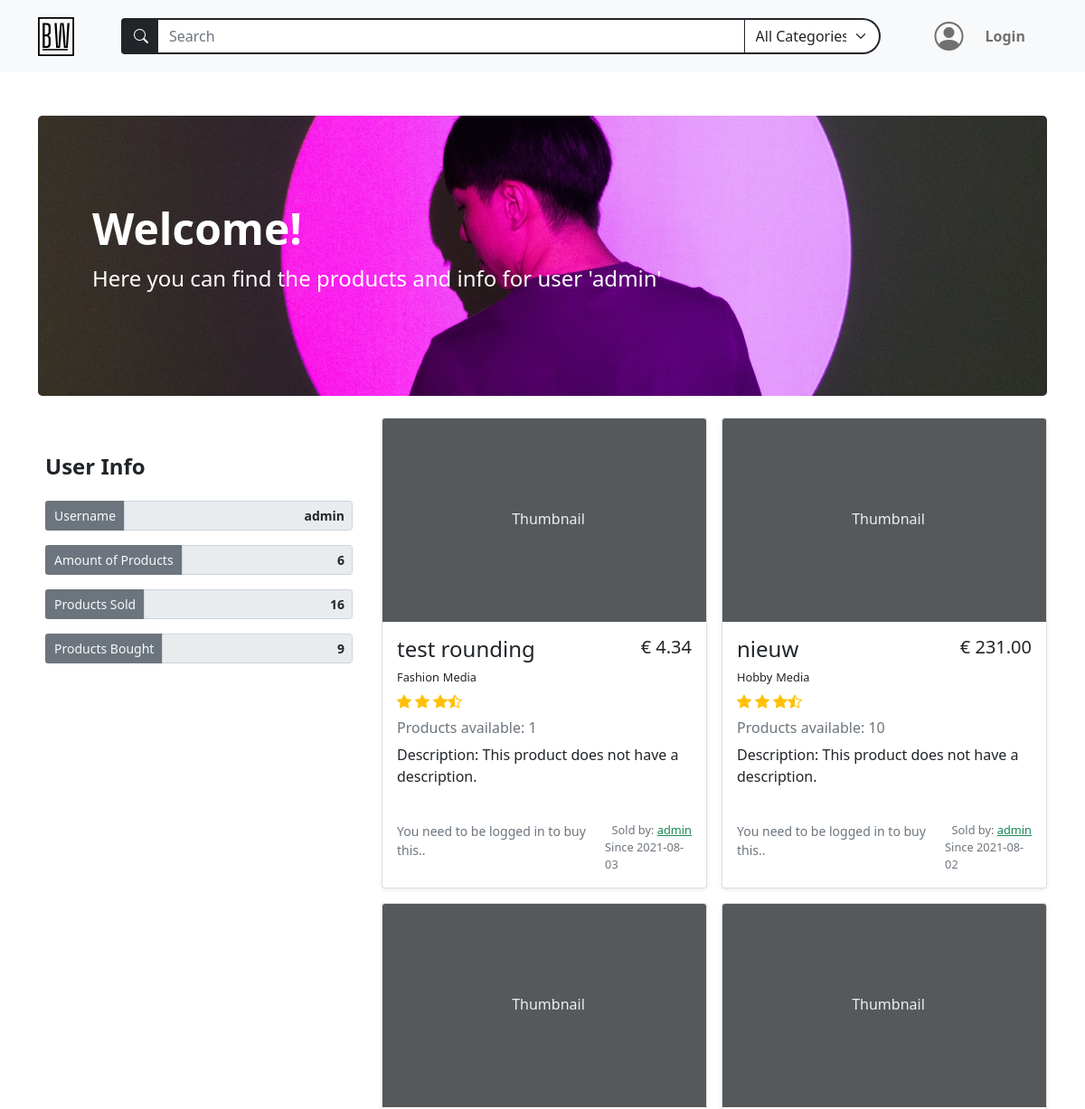
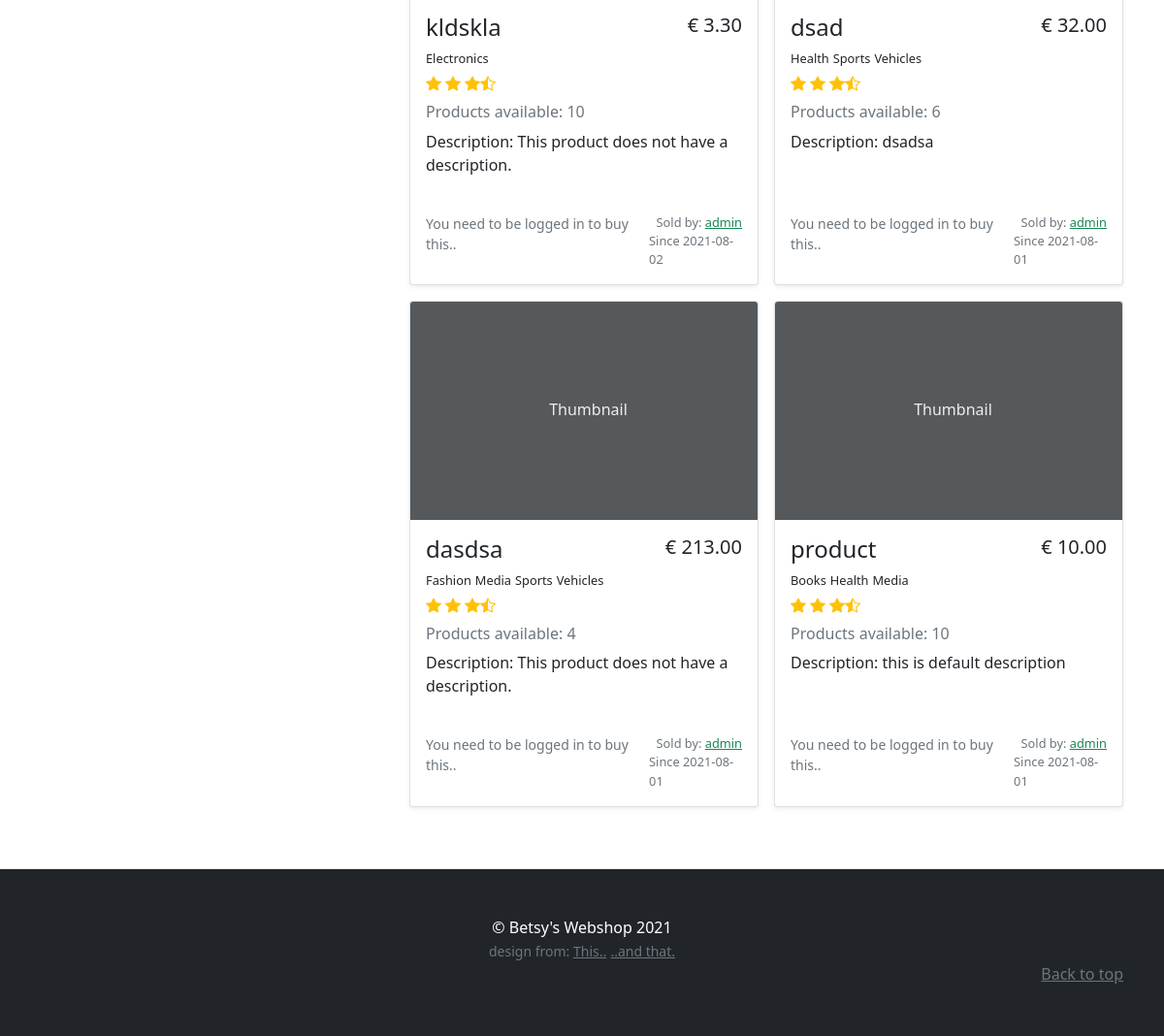
Before: /users/1 with the older database file (2 pictures, top to bottom).
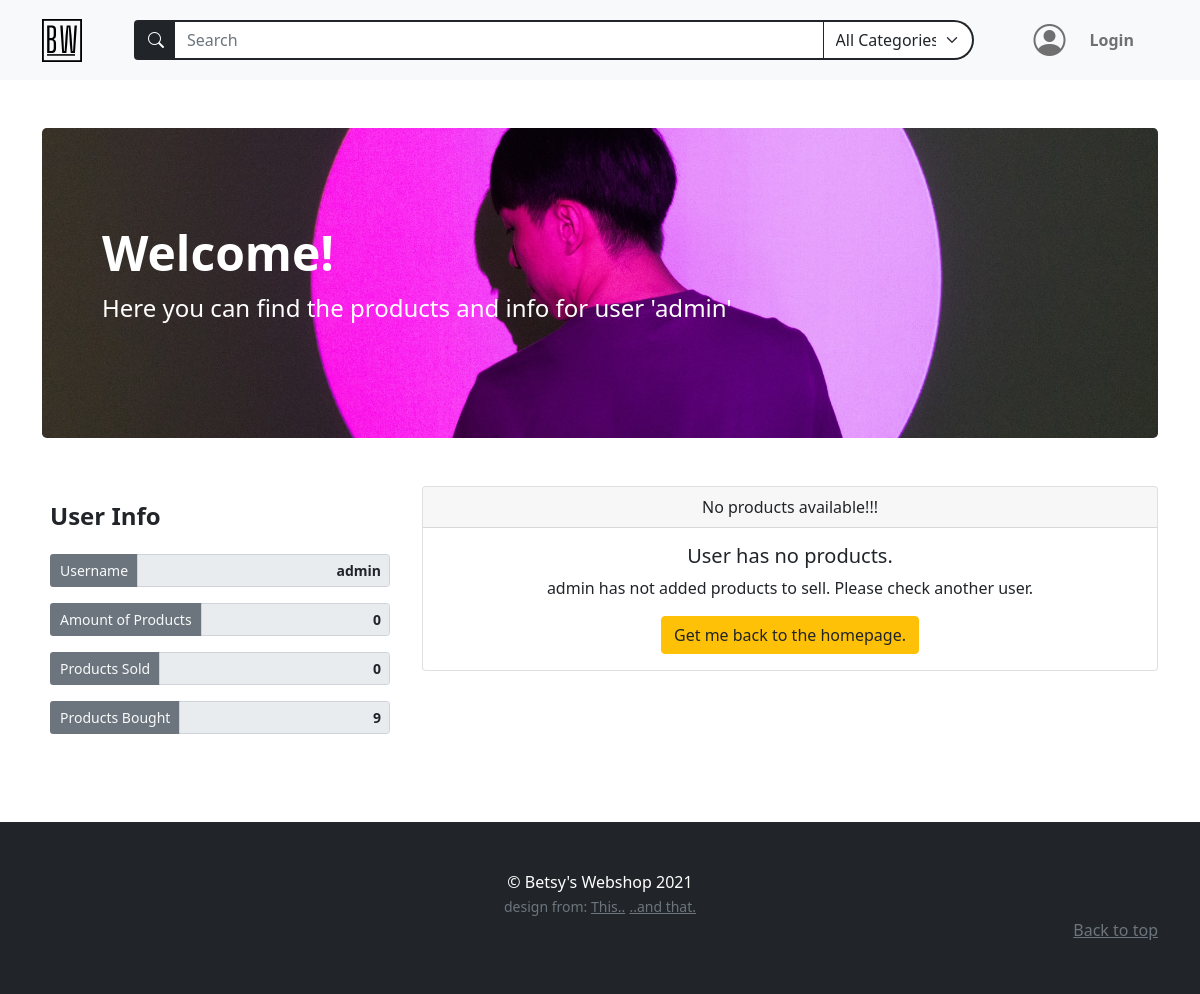
After: the same page with the newer database file.
### models.py (models this page shows)
class BaseModel(db_wrapper.Model):
    class Meta:
        database = db

class User(BaseModel, UserMixin):
    first_name = CharField(index=True, max_length=30, null=True, default="")
    last_name = CharField(max_length=120, null=True, default="")
    address = CharField(max_length=200, null=True, default="")
    city = CharField(max_length=50, null=True, default="")
    country = CharField(max_length=50, null=True)
    cc_number = IntegerField(null=True, default="")
    username = CharField(index=True, max_length=30, unique=True)
    email = CharField(index=True, max_length=50, unique=True)
    password = CharField(max_length=20)

class Product(BaseModel):
    name = CharField(max_length=50)
    description = TextField(null=True)
    price_per_unit = DecimalField(
        constraints=[Check("price_per_unit >= 0")],
        decimal_places=2,
        auto_round=True,
        null=True,
        default=0,
        max_digits=10,
    )
    stock = IntegerField(default=1)
    owner = ForeignKeyField(User, backref="products")
    date_posted = DateTimeField(formats="%Y-%m-%d %H:%M", default=datetime.now())

class ProductTag(BaseModel):
    product = ForeignKeyField(Product, index=True, backref="tags")
    tag = ForeignKeyField(Tag, index=True, backref="products")

class Tag(BaseModel):
    name = CharField(unique=True, max_length=30)

### routes.py (the view)
@app.route("/users/<int:user_id>")
def user_profile(user_id):
    register_form = RegistrationForm(prefix="register_form")
    login_form = LoginForm(prefix="login_form")
    search_form = SearchForm(prefix="search_form")
    user_products = list_user_products(user_id)
    search_form.search_tag.choices = get_alpha_tag_names()
    users = User.select().where(User.id == user_id)
    user = get_object_or_404(users, User.id == user_id)
    return render_template(
        "user_profile.html",
        title=user.username,
        user=user,
        user_products=user_products,
        all_products=Product.select(),
        login_form=login_form,
        register_form=register_form,
        search_form=search_form,
        transactions_sold=get_user_sold_transactions(user_id),
        transactions_bought=get_user_bought_transactions(user_id),
        bannerinfo={
            "banner_bg": "user-profile-banner",
            "banner_h1": "Welcome!",
            "banner_text": f"Here you can find the products and info for user '{user.username}'",
        },
    )

### forms.py (shortened to what this page needs)
class RegistrationForm(FlaskForm):
    username = StringField(
        "Username",
        validators=[InputRequired(), Length(min=2, max=30)],
    )
    email = StringField(
        "Email", validators=[InputRequired(), Length(min=5, max=50), Email()]
    )
    password = PasswordField(
        "Set Password",
        validators=[
            InputRequired(),
            EqualTo(
                "password_confirm", message="Password must be identical in both inputs"
            ),
            Length(min=5, max=20),
        ],
    )
    password_confirm = PasswordField("Confirm Password")
    submit = SubmitField("Sign Up")

class LoginForm(FlaskForm):
    email = StringField(
        "Email", validators=[InputRequired(), Length(min=2, max=50), Email()]
    )
    password = PasswordField("Your Password", validators=[InputRequired()])
    login = SubmitField("Login!")

### main.py (called while the page is built)
def list_user_products(user_id) -> list[Product]:
    user_products = (
        Product.select()
        .join(User)
        .where(Product.owner == user_id)
        .order_by(Product.id.desc())
    )
    return user_products

def get_alpha_tag_names() -> tuple[Tag]:
    tags = Tag.select().order_by(Tag.name)
    tag_list = [(tag.name, tag.name) for tag in tags]
    tag_list.insert(0, ("All", "All Categories"))
    return tag_list

def get_user_sold_transactions(user_id) -> list[Transaction]:
    transactions = (
        Transaction.select()
        .join(Product)
        .join(User)
        .where(Transaction.product_bought.owner.id == user_id)
    )
    return [transaction for transaction in transactions]

def get_user_bought_transactions(user_id) -> list[Transaction]:
    transactions = (
        Transaction.select().join(User).where(Transaction.buyer.id == user_id)
    )
    return [transaction for transaction in transactions]

### templates/user_profile.html
{% extends 'base.html' %} {% block content %}
{% macro user_profile(name="", value="", class="form-control border border-2
border-secondary") %}
<div class="form-group col-md-12">
  <div class="input-group input-group-sm">
    <span
      class="
        input-group-text
        bg-secondary
        text-light
        border border-2 border-secondary
      "
      >{{name}}
    </span>
    <input
      class="form-control text-end fw-bold"
      type="text"
      value="{{value}}"
      aria-label="Disabled input example"
      disabled
      readonly
    />
  </div>
</div>
{% endmacro %}
<div class="container mb-3 py-5">
  {% include "banner.html" %}
  <div class="row">
    <div class="col-lg-4">
      <div class="position-sticky my-4 container p-0" style="top: 6rem">
        <div class="row g-3 m-auto">
          <div class="d-flex justify-content-between">
            <h4 class="mb-2 fw-bolder">User Info</h4>
          </div>
          {{user_profile(name="Username", value= user.username)}}
          {{user_profile(name="Amount of Products", value= user_products |
          length)}}
          {{user_profile(name="Products Sold", value= transactions_sold |
          length)}}
          {{user_profile(name="Products Bought", value= transactions_bought |
          length)}}
        </div>
      </div>
    </div>
    <div class="col-lg-8 container ms-0">
      {% if user_products | length == 0 %}
      <div class="card text-center my-4">
        <div class="card-header">No products available!!!</div>
        <div class="card-body">
          <h5 class="card-title">User has no products.</h5>
          <p class="card-text">
            {{user.username}} has not added products to sell. Please check
            another user.
          </p>
          <a href="{{url_for('home')}}" class="btn btn-warning text-dark"
            >Get me back to the homepage.</a
          >
        </div>
      </div>
      {% else %}
      <div class="album">
        <div class="row row-cols-1 row-cols-md-2 g-3">
          {% for product in user_products %} {% include
          "product_in_search_results.html" %} {% endfor %}
        </div>
      </div>
      {% endif %}
    </div>
  </div>
</div>
{% endblock content %}

### templates/base.html (shortened to what this page needs)
<!DOCTYPE html>
<html lang="en" class="h-100">
  <head>
    <link
      href="https://cdn.jsdelivr.net/npm/bootstrap@5.0.2/dist/css/bootstrap.min.css"
      rel="stylesheet"
    />
    <link
      href="{{url_for('static', filename='styles.css')}}"
      rel="stylesheet"
    />
    <link
      href="https://cdn.jsdelivr.net/npm/bootstrap-icons@1.5.0/font/bootstrap-icons.css"
      rel="stylesheet"
    />
  </head>
  <body class="d-flex flex-column h-100">
    <main>
      {% include "navbar.html" %}
       {% block content%} {% endblock content %}
    </main>
    {% include "footer.html" %}
  </body>
</html>

### templates/navbar.html (shortened to what this page needs)
<nav
  class="navbar navbar-expand-md navbar-light bg-light sticky-top"
>
  <div class="container">
    <a class="navbar-brand" href="{{url_for('home') }}"
      ><img
        src="{{url_for('static', filename='assets/brand.svg')}}"
        alt=""
        width="40"
        class="d-inline-block align-text-top"
    /></a>
        {% include "searchbar.html" %}
      <ul class="navbar-nav mb-2 mb-lg-0 ms-lg-4 mx-2">
        {% if current_user.is_authenticated %}
        <li class="nav-item dropdown">
          <div class="profile-icon-container" id="navbarDropdown" data-bs-toggle="dropdown" aria-expanded="false" >
                <i class="bi bi-person-circle mx-3 profile-icon"></i>
          </div>
          <ul class="dropdown-menu" aria-labelledby="navbarDropdown">
            <li>
              <a class="dropdown-item" href="{{ url_for('account') }}"
                >Account</a
              >
            </li>
            <li><hr class="dropdown-divider" /></li>
            <li>
              <a class="dropdown-item" href="{{url_for('logout')}}">Logout</a>
            </li>
          </ul>
        </li>
        <li class="d-flex cart-icon position-relative" type="button" data-bs-toggle="offcanvas" data-bs-target="#offcanvasCart" aria-controls="offcanvasCart" >
          <i class="bi bi-cart4" style="font-size: 2rem;"></i>
          <span class="position-absolute bottom-0 start-100 translate-middle badge rounded-pill bg-danger" style="font-size: .7rem;">{{session['cart'] | length}}</span>
        </li>
        {% else %}
        <li
          class="nav-link fw-bolder d-flex align-items-center login-btn"
          data-bs-toggle="modal"
          href="#loginModalToggle"
          role="button"
        >
          <i
            class="bi bi-person-circle mx-3 login-icon"
            style="font-size: 2rem"
          ></i>
          <a class="nav-link" role="button">Login</a>
        </li>
        {% endif %}
      </ul>
    </div>
</nav>

### templates/searchbar.html (shortened to what this page needs)
<form action="{{url_for('search')}}" method="POST" class="container ms-4">
  <div class="input-group">
    <span
      class="input-group-text bg-dark border border-2 border-dark border-end-0"
      id="searchIconBackground"
    >
      <i class="bi bi-search" style="color: white">
      </i>
    </span>
    {{search_form.search_term(class="position-relative form-control rounded-0
    btn-dark bg-white text-dark border-2 border-start-0",
    placeholder="Search")}}
    {{search_form.search_tag(id="categorySelect", class="form-select rounded-0
    border-end-3 btn-light bg-white text-dark border border-dark border-2
    border-start-0", style="max-width:150px")}}
  </div>
</form>

### templates/banner.html (shortened to what this page needs)
{% if bannerinfo %}
<div class="p-5 mb-4 bg-dark rounded-3 {{bannerinfo.banner_bg}} banner">
  <div class="container-fluid py-5">
    <h1 class="display-5 fw-bold text-white">{{bannerinfo.banner_h1}}</h1>
    <p class="col-md-8 fs-4 text-white">{{bannerinfo.banner_text}}</p>
  </div>
</div>
  {% endif %}

### templates/footer.html
<footer class="py-5 bg-dark footer mt-auto">
  <div class="container text-center">
    <p class="m-0 text-white">&copy; Betsy's Webshop 2021</p>
    <small class="text-muted">design from: </small>
    <small class="text-muted"
      ><a
        class="text-muted"
        href="https://startbootstrap.com/template/shop-homepage"
        >This..</a
      ></small
    >
    <small class="text-muted"
      ><a class="text-muted" href="https://getbootstrap.com/docs/5.0/examples/"
        >..and that.</a
      ></small
    >
    <p class="mb-1 text-end">
      <a href="#" class="text-muted">Back to top</a>
    </p>
  </div>
</footer>

### templates/product_in_search_results.html (shortened to what this page needs)
<div class="col">
  <div class="card shadow-sm">
    <svg
      class="bd-placeholder-img card-img-top"
      width="100%"
      height="225"
      xmlns="http://www.w3.org/2000/svg"
      role="img"
      aria-label="Placeholder: Thumbnail"
      preserveAspectRatio="xMidYMid slice"
      focusable="false"
    >
      <text x="40%" y="50%" fill="#eceeef" dy=".3em">Thumbnail</text>
    </svg>
    <div class="card-body h-100">
      <div class="d-flex justify-content-between">
        <h4>{{ product.name }}</h4>
        <h5>€ {{ "%.2f"|format(product.price_per_unit) }}</h5>
      </div>
      <ul class="d-flex p-0 mb-0">
        {% if product.tags %} {% for producttags in product.tags %}
        <span class="pe-1 fs-small"> {{producttags.tag.name}}</span>
        {% endfor %} {% else %}
        <span class="pe-1 fs-small">This product has no categories.</span>
        {% endif %}
      </ul>
      <div class="d-flex text-warning py-1">
        <i class="bi bi-star-fill"></i>
        <i class="bi bi-star-fill mx-1"></i>
        <i class="bi bi-star-fill"></i>
        <i class="bi bi-star-half"></i>
      </div>
      <h6 class="text-muted my-0 mt-1 mb-2">
        Products available: {{product.stock}}
      </h6>
      <p class="card-text mt-2" style="min-height: 70px">
        Description: {% if product.description %} {{ product.description }} {%
        else %} This product does not have a description. {% endif %}
      </p>
      <div class="d-flex justify-content-between ">
        {% if current_user.id == product.owner.id %}
        {% elif current_user.is_anonymous %}
        <small class="text-muted">You need to be logged in to buy this..</small>
        {% endif %}
        <div class="text-muted fs-small m-0 p-0  ms-auto">
          <p class="m-0 text-end">
            Sold by: {% if current_user.username == product.owner.username %}
            <small>You</small>
            {% else %}
            <a
              class="text-success"
              href="{{url_for('user_profile', user_id=product.owner.id)}}"
              >{{ product.owner.username }}</a
            >
            {% endif %}
          </p>
          <p class="m-0">Since {{product.date_posted[0:10]}}</p>
        </div>
      </div>
    </div>
  </div>
</div>

### static/styles.css (style rules this page uses)
.login-icon.bi.bi-person-circle { transition: 0.2s transform ease-in; }
#categorySelect { border-top-right-radius: 25px !important ; border-bottom-right-radius: 25px !important ; }
.banner { background-repeat: no-repeat; background-size: cover; }
.user-profile-banner { background-image: url("../static/assets/user_profile.jpg"); background-position: center center; }

Changed rows visible on the page:
removed Product: name "test rounding", price_per_unit "4.34", stock "1", shows "This product does not have a description.", owner.username "admin", date_posted "2021-08-03"
removed ProductTag: tag.name "Fashion", shown under "test rounding"
removed ProductTag: tag.name "Media", shown under "test rounding"
removed Product: name "nieuw", price_per_unit "231.00", stock "10", shows "This product does not have a description.", owner.username "admin", date_posted "2021-08-02"
removed ProductTag: tag.name "Hobby", shown under "nieuw"
removed ProductTag: tag.name "Media", shown under "nieuw"
removed Product: name "kldskla", price_per_unit "3.30", stock "10", shows "This product does not have a description.", owner.username "admin", date_posted "2021-08-02"
removed ProductTag: tag.name "Electronics", shown under "kldskla"
removed Product: name "dsad", price_per_unit "32.00", stock "6", description "dsadsa", owner.username "admin", date_posted "2021-08-01"
removed ProductTag: tag.name "Health", shown under "dsad"
removed ProductTag: tag.name "Sports", shown under "dsad"
removed ProductTag: tag.name "Vehicles", shown under "dsad"
removed Product: name "dasdsa", price_per_unit "213.00", stock "4", shows "This product does not have a description.", owner.username "admin", date_posted "2021-08-01"
removed ProductTag: tag.name "Fashion", shown under "dasdsa"
removed ProductTag: tag.name "Media", shown under "dasdsa"
removed ProductTag: tag.name "Sports", shown under "dasdsa"
removed ProductTag: tag.name "Vehicles", shown under "dasdsa"
removed Product: name "product", price_per_unit "10.00", stock "10", description "this is default description", owner.username "admin", date_posted "2021-08-01"
removed ProductTag: tag.name "Books", shown under "product"
removed ProductTag: tag.name "Health", shown under "product"
removed ProductTag: tag.name "Media", shown under "product"
shown differently, row unchanged: User "admin": username (not shown) → "admin"
Other visible differences:
form field value: "6 16 9" → "0 0 9"
text now shown: "No products available!!! User has no products. has not added products to sell. Please check another user. Get me back to the homepage."
